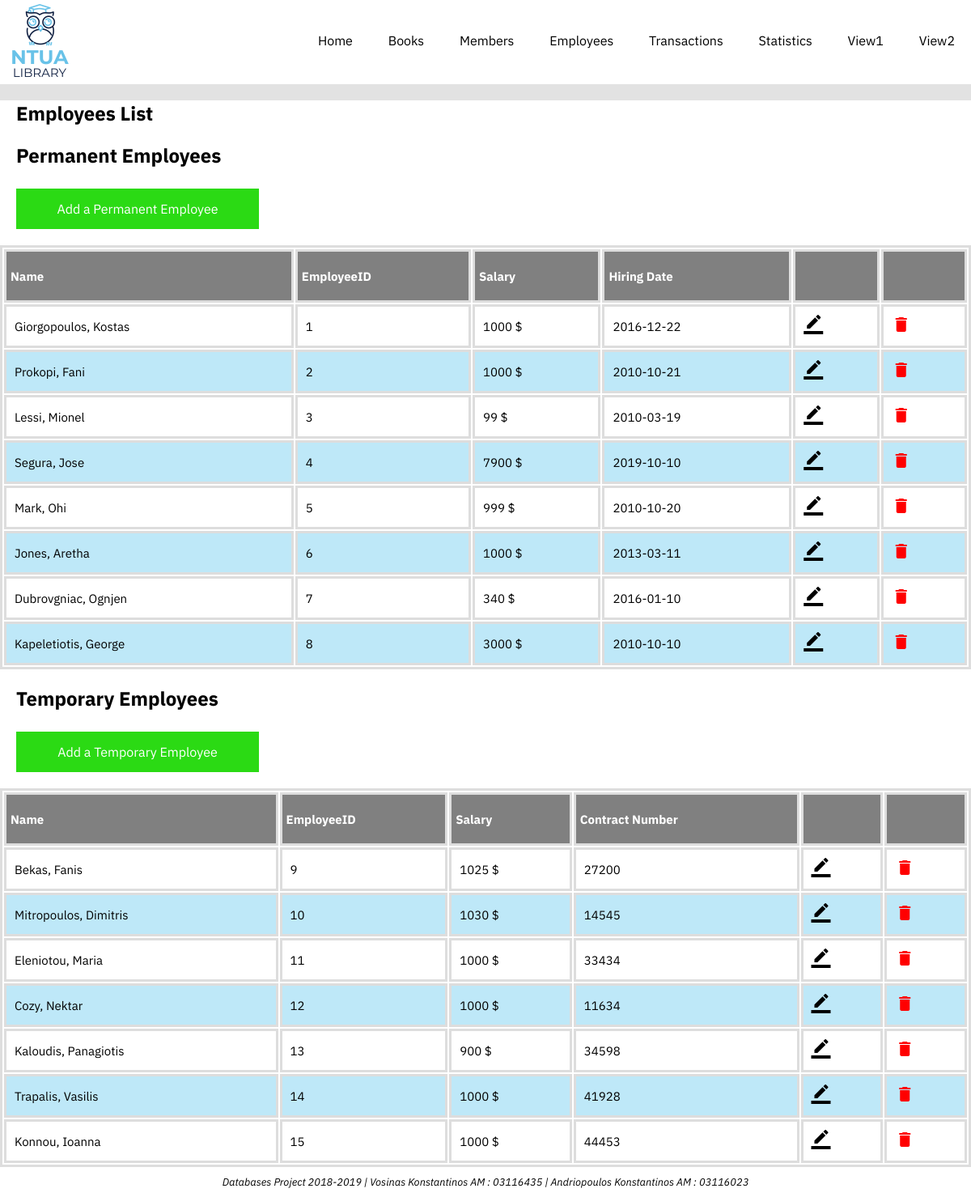
/files/employees.php, run on the app's committed database.
### tables this page shows
CREATE TABLE IF NOT EXISTS `permanent_employee` (
  `empID` INT NOT NULL,
  `hiringDate` DATE NOT NULL,
  PRIMARY KEY (`empID`),
  CONSTRAINT `empIDPer`
    FOREIGN KEY (`empID`)
    REFERENCES `employee` (`empID`)
    ON DELETE CASCADE
    ON UPDATE CASCADE);

CREATE TABLE IF NOT EXISTS `employee` (
  `empID` INT NOT NULL AUTO_INCREMENT,
  `EFirst` VARCHAR(45) NOT NULL,
  `ELast` VARCHAR(45) NOT NULL,
  `salary` INT NOT NULL,
  PRIMARY KEY (`empID`));

CREATE TABLE IF NOT EXISTS `temporary_employee` (
  `empID` INT NOT NULL,
  `contractNr` INT NOT NULL,
  PRIMARY KEY (`empID`),
  CONSTRAINT `empIDTemp`
    FOREIGN KEY (`empID`)
    REFERENCES `employee` (`empID`)
    ON DELETE CASCADE
    ON UPDATE CASCADE);

### files/employees.php (the view, shortened to what this page needs)
<!DOCTYPE html>
<html>
<head>
    <link rel="stylesheet" type="text/css" href="main.css">
</head>
<body>
<header class="header_bar">
    <div class="width_container">
        <img src="logo.png" height="100" width=100 float:left>
        <nav>
            <ul>
                <li><a href="../index.php">Home</a> </li>
                <li><a href="books.php">Books</a> </li>
                <li><a href="members.php">Members</a> </li>
                <li><a href="#">Employees</a> </li>
                <li><a href="transactions.php">Transactions</a></li>
                <li><a href="stats.php">Statistics</a> </li>
                <li><a href="view1.php"> View1 </a></li>
                <li><a href="view2.php"> View2 </a></li>
            </ul>
        </nav>
    </div>
</header>
<div class="width_container">
    <section>
    <h1>
            Employees List
    </h1>
    <h2>Permanent Employees</h2>
    <a href="./employeeOps/addPemployee.php"><button class=addButton>Add a Permanent Employee</button></a>
        <table class="table">
            <thead>
            <tr>
                <th>Name</th>
                <th>EmployeeID</th>
                <th>Salary</th>
                <th>Hiring Date</th>
                <th></th>
                <th></th>
            </tr>
            </thead>
            <?php
                require "connect.php";
                $query = "SELECT E.empID, E.EFirst, E.ELast, E.salary, PE.hiringDate
                FROM employee AS E, permanent_employee AS PE
                WHERE E.empID = PE.empID
                ORDER BY PE.empID;";
                if($query_run = mysqli_query($mysql_connection,$query))
                {
                    while($row = mysqli_fetch_assoc($query_run))
                    {
                        $empID = $row["empID"];
                        $first = $row["EFirst"];
                        $last=$row["ELast"];
                        $salary=$row["salary"];
                        $date=$row["hiringDate"];
                        echo '<tr><td>'.$last.', '.$first.'</td><td>'.$empID.'</td><td>'.$salary.' $'.'</td><td>'.$date.'</td>';
                        echo '<td><a href="./employeeOps/editPEmployee.php?id='.$empID.'" class="no_underline"><i class="material-icons">border_color</i></a></td>';
                        echo '<td><a href="./employeeOps/deleteEmployee.php?id='.$empID.'" class="no_underline"><i class="material-icons" style="color:red">delete</i></a></td></tr>';
                    }
                }
                else
                {
                    echo 'Error';
                }
            ?>
        </table>
        <h2>Temporary Employees</h2>
        <a href="./employeeOps/addTemployee.php"><button class=addButton>Add a Temporary Employee</button></a>
        <table class="table">
            <thead>
            <tr>
                <th>Name</th>
                <th>EmployeeID</th>
                <th>Salary</th>
                <th>Contract Number</th>
                <th></th>
                <th></th>
            </tr>
            </thead>
            <?php
                require "connect.php";
                $query = "SELECT E.empID, E.EFirst, E.ELast, E.salary, TE.contractNr
                FROM employee AS E, temporary_employee AS TE
                WHERE E.empID = TE.empID
                ORDER BY E.empID;";
                if($query_run = mysqli_query($mysql_connection,$query))
                {
                    while($row = mysqli_fetch_assoc($query_run))
                    {
                        $empID = $row["empID"];
                        $first = $row["EFirst"];
                        $last=$row["ELast"];
                        $salary=$row["salary"];
                        $con=$row["contractNr"];
                        echo '<tr><td>'.$last.', '.$first.'</td><td>'.$empID.'</td><td>'.$salary.' $'.'</td><td>'.$con.'</td>';
                        echo '<td><a href="./employeeOps/editTemployee.php?id='.$empID.'" class="no_underline"><i class="material-icons">border_color</i></a></td>';
                        echo '<td><a href="./employeeOps/deleteEmployee.php?id='.$empID.'" class="no_underline"><i class="material-icons" style="color:red">delete</i></a></td></tr>';
                    }
                }
                else
                {
                    echo 'Error';
                }
            ?>
        </table>
    </section>
</div>
<footer>
    Databases Project 2018-2019    |     Vosinas Konstantinos AM : 03116435    |    Andriopoulos Konstantinos AM : 03116023
</footer>
</body>
</html>

### files/main.css (style rules this page uses)
* { padding: 0; margin:0; font-family: IBM Plex Sans; }
body { background-color: #e2e2e2; }
.header_bar { background: rgb(255, 255, 255); }
.header_bar::after { content: " "; clear: both; display: block; }
.width_container { max-width: 1200px; margin: 0 auto; height:100%; }
nav { float:right; }
nav ul li { display: inline-block; }
nav ul li a { padding: 10px 20px; color:black; line-height: 100px; text-decoration: none; }
section { background: rgb(255, 255, 255); }
h1 { margin:20px 20px; background: rgb(255, 255, 255); }
h2 { margin:20px 20px; background: rgb(255, 255, 255); }
footer { width:100%; padding: 10px 0px; background-color: white; font-style: italic; text-align:center; font-size: 0.8em; }
.table { width: 100%; margin-top: 15px; }
table, th, td { border: solid #ddd; text-align: left; }
th { background-color: rgb(128, 128, 128); color: white; height: 50px; padding: 5px; font-size: 15px; }
td { padding: 10px 10px; font-size: 15px; }
tr:nth-child(even) { background-color:#bee8f8; }
.no_underline { text-decoration: none; color:black; }
.addButton { background-color: rgb(43, 218, 20); border:2px solid rgb(43, 218, 20); margin:5px 20px; font-size: 16px; color:white; height:50px; width:300px; transition-duration: 0.4s; }

### data on the page
permanent_employee: empID.ELast "Giorgopoulos", empID.EFirst "Kostas", empID.empID "1", empID.salary "1000", hiringDate "2016-12-22"
permanent_employee: empID.ELast "Prokopi", empID.EFirst "Fani", empID.empID "2", empID.salary "1000", hiringDate "2010-10-21"
permanent_employee: empID.ELast "Lessi", empID.EFirst "Mionel", empID.empID "3", empID.salary "99", hiringDate "2010-03-19"
permanent_employee: empID.ELast "Segura", empID.EFirst "Jose", empID.empID "4", empID.salary "7900", hiringDate "2019-10-10"
permanent_employee: empID.ELast "Mark", empID.EFirst "Ohi", empID.empID "5", empID.salary "999", hiringDate "2010-10-20"
permanent_employee: empID.ELast "Jones", empID.EFirst "Aretha", empID.empID "6", empID.salary "1000", hiringDate "2013-03-11"
permanent_employee: empID.ELast "Dubrovgniac", empID.EFirst "Ognjen", empID.empID "7", empID.salary "340", hiringDate "2016-01-10"
permanent_employee: empID.ELast "Kapeletiotis", empID.EFirst "George", empID.empID "8", empID.salary "3000", hiringDate "2010-10-10"
temporary_employee: empID.ELast "Bekas", empID.EFirst "Fanis", empID.empID "9", empID.salary "1025", contractNr "27200"
temporary_employee: empID.ELast "Mitropoulos", empID.EFirst "Dimitris", empID.empID "10", empID.salary "1030", contractNr "14545"
temporary_employee: empID.ELast "Eleniotou", empID.EFirst "Maria", empID.empID "11", empID.salary "1000", contractNr "33434"
temporary_employee: empID.ELast "Cozy", empID.EFirst "Nektar", empID.empID "12", empID.salary "1000", contractNr "11634"
temporary_employee: empID.ELast "Kaloudis", empID.EFirst "Panagiotis", empID.empID "13", empID.salary "900", contractNr "34598"
temporary_employee: empID.ELast "Trapalis", empID.EFirst "Vasilis", empID.empID "14", empID.salary "1000", contractNr "41928"
temporary_employee: empID.ELast "Konnou", empID.EFirst "Ioanna", empID.empID "15", empID.salary "1000", contractNr "44453"
